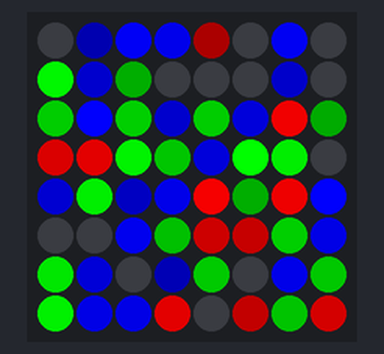
A program run on a simulated Raspberry Pi (BCM pin numbers) with a Sense HAT. Shown: the Sense HAT's 8×8 RGB LED matrix. Random numbers come from a fixed seed.

Above: at 0.1 s.
At 4.6 s:
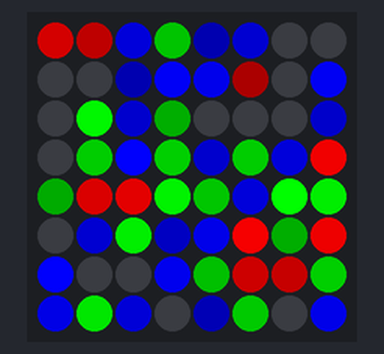
At 9.6 s:
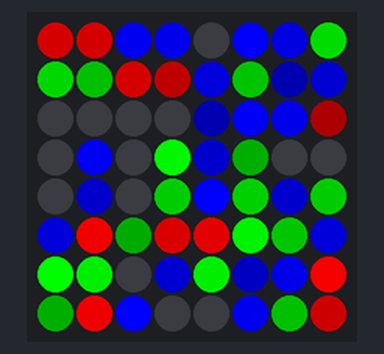
At 19.6 s:
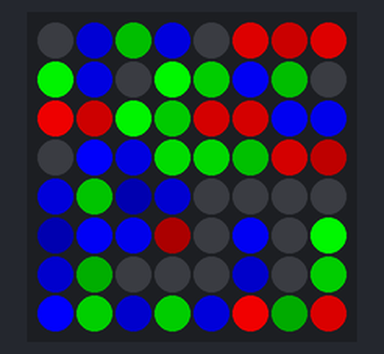
At 29.1 s:
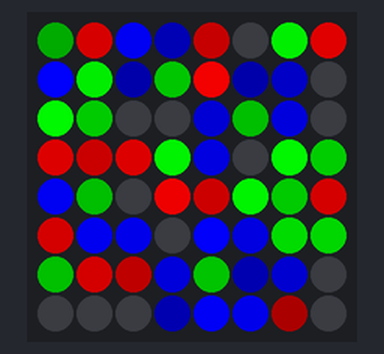
At 39.1 s:
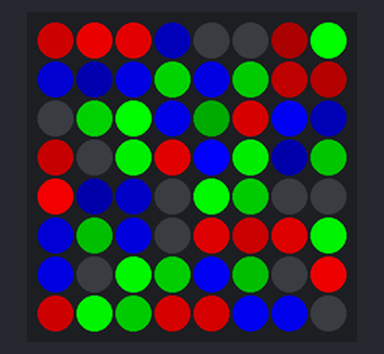

The program:

randomcolorconstraint.py
```python
from random import randrange
from sense_hat import SenseHat

import time

s = SenseHat()
s.set_rotation(180)

def red():
    #pick a red color
    r = randrange(256)
    return [r,0,0]
def blue():
    #pick a blue color
    b = randrange(256)
    return [0,0,b]
def green():
    #pick a green color
    g = randrange(256)
    return [0,g,0]

colors = [red, blue, green]

try:

    logo = []
    for i in range(0,64):

        logo.append(colors[randrange(3)]())

    while True:

        #print(logo)
        s.set_pixels(logo)
        time.sleep(.5)
        logo.pop()
        logo.insert(0, colors[randrange(3)]())

except KeyboardInterrupt:

    s.clear()
    pass
```

Measured:
- what the display in image 1 shows lasts 0.5 s, from 4.5 s to 5.0 s
